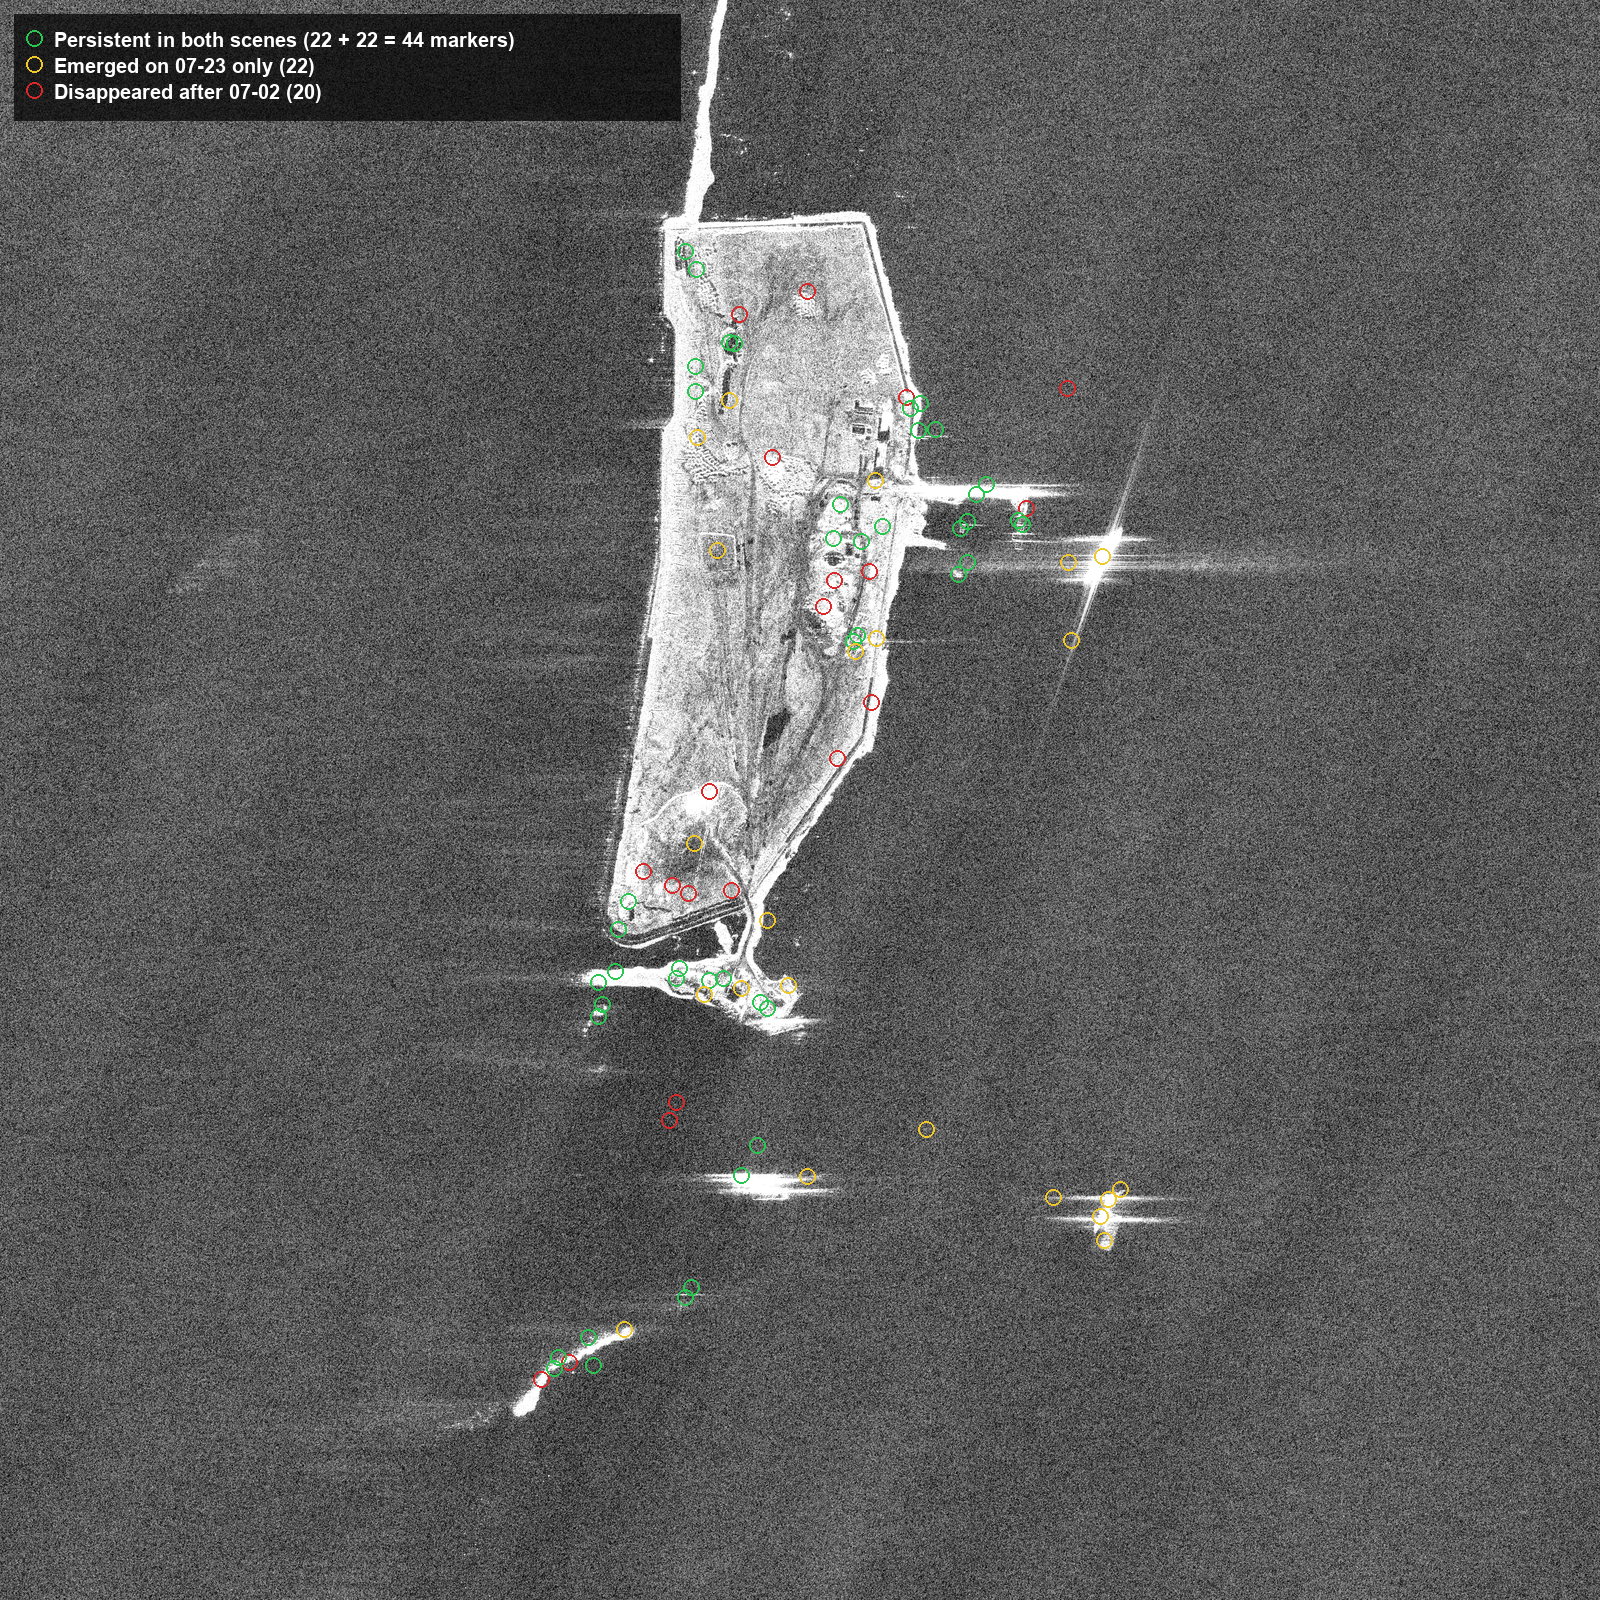

This figure's Python source:
"""Tennent 07-02 → 07-23 temporal persistence analysis.

Direct spatial matching between two single-timestamp VLM detection sets —
NOT the fusion tracker.  Tracker's EKF prediction over 21-day dt would
produce scene-wide covariance and a gate that admits nearly any match.
Direct matching at a calibrated radius (50 m, sized for VLM bbox uncertainty)
is the honest tool for this specific analysis.

Classifies each of the 42 + 44 = 86 observations into:
  PERSISTENT_07-02: 07-02 obs with a 07-23 match within 50 m
  PERSISTENT_07-23: 07-23 obs with a 07-02 match within 50 m (reciprocal)
  EMERGED:          07-23 obs with no 07-02 match within 50 m
  DISAPPEARED:      07-02 obs with no 07-23 match within 50 m

One-to-many handling: scipy linear_sum_assignment with distance-or-BIG cost
produces a global minimum-total-distance pairing within the 50 m gate.
When two 07-02 obs are both within 50 m of one 07-23 obs, the assignment
picks the closer pair; the other 07-02 obs becomes DISAPPEARED.

Outputs (diagnostic, uncommitted):
  data/processed/vlm_detections/tennent_temporal_comparison.parquet
  day0/scratch/tennent_temporal_comparison_summary.md
  day0/scratch/tennent_temporal_comparison.png
"""
from __future__ import annotations

import json
import sys
from datetime import date, datetime
from pathlib import Path

REPO_ROOT = Path(__file__).resolve().parents[2]
sys.path.insert(0, str(REPO_ROOT / "src"))

import duckdb  # noqa: E402
import numpy as np  # noqa: E402
import pyarrow as pa  # noqa: E402
import pyarrow.parquet as pq  # noqa: E402
from PIL import Image, ImageDraw  # noqa: E402
from pyproj import Geod  # noqa: E402
from scipy.optimize import linear_sum_assignment  # noqa: E402


OUT_PQ = REPO_ROOT / "data/processed/vlm_detections/tennent_temporal_comparison.parquet"
OUT_MD = REPO_ROOT / "day0/scratch/tennent_temporal_comparison_summary.md"
OUT_PNG = REPO_ROOT / "day0/scratch/tennent_temporal_comparison.png"

PQ_0702 = REPO_ROOT / "data/processed/vlm_detections/position.parquet"
PQ_0723 = REPO_ROOT / "data/processed/vlm_detections/tennent_20230723_position.parquet"

SCENE_0723_DIR = (
    REPO_ROOT
    / "data/raw/umbra/sar-data/tasks/ship_detection_testdata"
    / "a9fceda5-7fa5-4849-b76b-dd6d7a50dae9/2023-07-23-14-02-49_UMBRA-05"
)
SCENE_0723_GEC = SCENE_0723_DIR / "2023-07-23-14-02-49_UMBRA-05_GEC.tif"

MATCH_RADIUS_M = 50.0
_BIG_COST = 1.0e9
_GEOD = Geod(ellps="WGS84")


# ---------------------------------------------------------------------------


def load_obs(pq_path: Path, scene_label: str) -> list[dict]:
    """Load observations from a VLM parquet as plain dicts (not PositionObservation)."""
    rows = duckdb.execute(
        f"SELECT * FROM read_parquet('{pq_path.as_posix()}')"
    ).fetchall()
    cols = [c[0] for c in duckdb.execute(
        f"DESCRIBE SELECT * FROM read_parquet('{pq_path.as_posix()}')"
    ).fetchall()]
    out = []
    for r in rows:
        d = dict(zip(cols, r))
        d["__scene"] = scene_label
        out.append(d)
    return out


def geodetic_dist_m(lat_a: float, lon_a: float, lat_b: float, lon_b: float) -> float:
    _, _, dist = _GEOD.inv(lon_a, lat_a, lon_b, lat_b)
    return float(dist)


def build_cost_matrix(set_a: list[dict], set_b: list[dict]) -> np.ndarray:
    """C[i, j] = geodetic distance (m) if <= MATCH_RADIUS_M, else _BIG_COST."""
    n, m = len(set_a), len(set_b)
    C = np.full((n, m), _BIG_COST, dtype=float)
    for i, a in enumerate(set_a):
        for j, b in enumerate(set_b):
            d = geodetic_dist_m(a["lat"], a["lon"], b["lat"], b["lon"])
            if d <= MATCH_RADIUS_M:
                C[i, j] = d
    return C


def assign_pairs(cost: np.ndarray) -> list[tuple[int, int, float]]:
    """Return (i, j, distance) pairs that survived the gate."""
    if cost.size == 0:
        return []
    row_idx, col_idx = linear_sum_assignment(cost)
    out = []
    for i, j in zip(row_idx, col_idx):
        d = cost[i, j]
        if d < _BIG_COST:
            out.append((int(i), int(j), float(d)))
    return out


# ---------------------------------------------------------------------------


def classify_and_output() -> dict:
    set_0702 = load_obs(PQ_0702, "07-02")
    set_0723 = load_obs(PQ_0723, "07-23")
    print(f"  07-02: {len(set_0702)} obs")
    print(f"  07-23: {len(set_0723)} obs")

    cost = build_cost_matrix(set_0702, set_0723)
    pairs = assign_pairs(cost)
    print(f"  assignments within {MATCH_RADIUS_M} m: {len(pairs)}")

    paired_i = {i: (j, d) for i, j, d in pairs}
    paired_j = {j: (i, d) for i, j, d in pairs}

    rows: list[dict] = []
    for i, a in enumerate(set_0702):
        if i in paired_i:
            j, d = paired_i[i]
            match_obs = set_0723[j]
            cat = "PERSISTENT_07-02"
            match_id = match_obs["obs_id"]
            match_d = d
        else:
            cat = "DISAPPEARED"
            match_id = None
            match_d = None
        rows.append({
            "obs_id": a["obs_id"],
            "scene": a["__scene"],
            "category": cat,
            "match_obs_id": match_id,
            "match_distance_m": match_d,
            "lat": a["lat"],
            "lon": a["lon"],
            "classification_conf": a["classification_conf"],
            "bbox_x1": a.get("bbox_x1"), "bbox_y1": a.get("bbox_y1"),
            "bbox_x2": a.get("bbox_x2"), "bbox_y2": a.get("bbox_y2"),
            "detector_reasoning": a.get("detector_reasoning"),
        })
    for j, b in enumerate(set_0723):
        if j in paired_j:
            i, d = paired_j[j]
            match_obs = set_0702[i]
            cat = "PERSISTENT_07-23"
            match_id = match_obs["obs_id"]
            match_d = d
        else:
            cat = "EMERGED"
            match_id = None
            match_d = None
        rows.append({
            "obs_id": b["obs_id"],
            "scene": b["__scene"],
            "category": cat,
            "match_obs_id": match_id,
            "match_distance_m": match_d,
            "lat": b["lat"],
            "lon": b["lon"],
            "classification_conf": b["classification_conf"],
            "bbox_x1": b.get("bbox_x1"), "bbox_y1": b.get("bbox_y1"),
            "bbox_x2": b.get("bbox_x2"), "bbox_y2": b.get("bbox_y2"),
            "detector_reasoning": b.get("detector_reasoning"),
        })

    # Write parquet
    OUT_PQ.parent.mkdir(parents=True, exist_ok=True)
    if OUT_PQ.exists():
        OUT_PQ.unlink()
    table = pa.Table.from_pylist(rows)
    pq.write_table(table, OUT_PQ)
    print(f"  wrote {OUT_PQ.relative_to(REPO_ROOT)} ({OUT_PQ.stat().st_size/1024:.1f} KB)")

    return {
        "rows": rows,
        "set_0702": set_0702,
        "set_0723": set_0723,
        "pairs": pairs,
    }


def render_overlay(result: dict) -> None:
    """Render categorized observations over the 2023-07-23 AOI scene."""
    from custody.detection.sar_common import crop_to_aoi, latlon_to_pixel, read_geotiff

    # Load + crop the 07-23 scene the same way scripts/07_detect_vlm_tennent_0723.py did.
    with open(SCENE_0723_DIR / "2023-07-23-14-02-49_UMBRA-05_METADATA.json") as f:
        meta = json.load(f)
    center = meta["collects"][0]["sceneCenterPointLla"]["coordinates"]
    target_lon, target_lat = center[0], center[1]
    img, transform, crs_wkt = read_geotiff(SCENE_0723_GEC)
    cropped, aoi_transform, bounds = crop_to_aoi(
        img, transform, target_lat, target_lon, crs_wkt, box_half_km=1.0,
    )
    del img  # free ~137 MB

    # p2-p98 stretch; downsample to 1600 for display
    valid = cropped[cropped > 0]
    lo, hi = np.percentile(valid, [2, 98])
    stretched = np.clip((cropped.astype(np.float32) - lo) / max(hi - lo, 1e-6), 0.0, 1.0)
    img8 = (stretched * 255).astype(np.uint8)
    del stretched

    thumb = 1600
    H, W = cropped.shape[:2]
    scale = thumb / max(H, W)
    sw, sh = int(round(W * scale)), int(round(H * scale))
    pil = Image.fromarray(img8, mode="L").resize((sw, sh), Image.LANCZOS).convert("RGB")
    del img8
    draw = ImageDraw.Draw(pil)

    color = {
        "PERSISTENT_07-02": (40, 200, 80),    # green
        "PERSISTENT_07-23": (40, 200, 80),
        "EMERGED":          (240, 200, 40),   # yellow
        "DISAPPEARED":      (220, 40, 40),    # red
    }
    marker_radius = 8
    marker_width = 2
    # Render DISAPPEARED first (bottom), then PERSISTENT (middle), then EMERGED on top,
    # so late scenes drawing order puts the "new" markers visibly above the "fixed" ones.
    order = ["DISAPPEARED", "PERSISTENT_07-02", "PERSISTENT_07-23", "EMERGED"]
    by_cat: dict = {c: [] for c in order}
    for r in result["rows"]:
        by_cat[r["category"]].append(r)

    # Count for legend
    counts = {c: len(by_cat[c]) for c in by_cat}

    for cat in order:
        for r in by_cat[cat]:
            cy_aoi, cx_aoi = latlon_to_pixel(r["lat"], r["lon"], aoi_transform, crs_wkt)
            sx = cx_aoi * scale
            sy = cy_aoi * scale
            draw.ellipse(
                (sx - marker_radius, sy - marker_radius, sx + marker_radius, sy + marker_radius),
                outline=color[cat], width=marker_width,
            )

    # Legend
    legend_items = [
        (f"Persistent in both scenes ({counts['PERSISTENT_07-02']} + {counts['PERSISTENT_07-23']} = "
         f"{counts['PERSISTENT_07-02'] + counts['PERSISTENT_07-23']} markers)", color["PERSISTENT_07-02"]),
        (f"Emerged on 07-23 only ({counts['EMERGED']})", color["EMERGED"]),
        (f"Disappeared after 07-02 ({counts['DISAPPEARED']})", color["DISAPPEARED"]),
    ]
    pad = 14
    lh = 26
    # Semi-opaque black box behind legend
    legend_box_h = pad * 2 + lh * len(legend_items)
    overlay = Image.new("RGBA", pil.size, (0, 0, 0, 0))
    overlay_draw = ImageDraw.Draw(overlay)
    overlay_draw.rectangle([(14, 14), (680, 14 + legend_box_h)], fill=(0, 0, 0, 180))
    pil = Image.alpha_composite(pil.convert("RGBA"), overlay).convert("RGB")
    draw = ImageDraw.Draw(pil)
    try:
        from PIL import ImageFont
        font = ImageFont.truetype("arialbd.ttf", 20)
    except OSError:
        font = None
    y = 14 + pad
    for text, col in legend_items:
        draw.ellipse((26, y + 2, 26 + 16, y + 2 + 16), outline=col, width=2)
        draw.text((54, y), text, fill=(255, 255, 255), font=font)
        y += lh

    pil.save(OUT_PNG, optimize=True)
    print(f"  wrote {OUT_PNG.relative_to(REPO_ROOT)} ({OUT_PNG.stat().st_size/1024:.1f} KB)")


def write_summary(result: dict) -> None:
    rows = result["rows"]
    counts = {"PERSISTENT_07-02": 0, "PERSISTENT_07-23": 0, "EMERGED": 0, "DISAPPEARED": 0}
    for r in rows:
        counts[r["category"]] += 1

    dists = [r["match_distance_m"] for r in rows if r["match_distance_m"] is not None]
    mean_d = float(np.mean(dists)) if dists else float("nan")
    max_d = float(np.max(dists)) if dists else float("nan")
    min_d = float(np.min(dists)) if dists else float("nan")

    # Spatial distribution — lat/lon bounds for each category.
    def bbox_of(cat: str) -> str:
        rs = [r for r in rows if r["category"] == cat]
        if not rs:
            return "(none)"
        lats = [r["lat"] for r in rs]
        lons = [r["lon"] for r in rs]
        return (f"lat [{min(lats):.6f}, {max(lats):.6f}], "
                f"lon [{min(lons):.6f}, {max(lons):.6f}]")

    pct_persistent_of_0702 = counts["PERSISTENT_07-02"] / 42 * 100 if 42 else 0
    pct_persistent_of_0723 = counts["PERSISTENT_07-23"] / 44 * 100 if 44 else 0

    md = f"""# Tennent 07-02 → 07-23 temporal persistence analysis

*Diagnostic output from `day0/scratch/tennent_temporal_comparison.py`.  No new code in `src/`; no fusion-tracker integration per the Week-3 design decision (ADR-0017).*

Generated {datetime.utcnow().isoformat()} UTC.

## Method

Direct spatial matching between 07-02 and 07-23 VLM detection sets.  Pairing is
computed via `scipy.optimize.linear_sum_assignment` on a cost matrix where
`C[i, j]` is the geodetic distance in meters (pyproj.Geod WGS84) between
07-02 observation `i` and 07-23 observation `j`, gated at **50 m**.  Entries
beyond the gate receive a `_BIG_COST` sentinel; Hungarian returns the
minimum-total-distance pairing subject to the constraint.

The 50 m threshold is sized for VLM bbox uncertainty per Phase D.5 findings —
Claude's bounding boxes are loose enough that per-hull localization is
approximate at the ~tens of meters scale.  50 m is slightly larger than the
observed bbox centroid jitter across repeated VLM calls on the same tile.

## Aggregate counts

| category | count | % of scene total |
|---|---:|---:|
| PERSISTENT_07-02 (07-02 obs with 07-23 match ≤ 50 m) | {counts['PERSISTENT_07-02']} | {pct_persistent_of_0702:.1f}% of 42 |
| PERSISTENT_07-23 (reciprocal) | {counts['PERSISTENT_07-23']} | {pct_persistent_of_0723:.1f}% of 44 |
| EMERGED (07-23 with no 07-02 match) | {counts['EMERGED']} | {counts['EMERGED']/44*100:.1f}% of 44 |
| DISAPPEARED (07-02 with no 07-23 match) | {counts['DISAPPEARED']} | {counts['DISAPPEARED']/42*100:.1f}% of 42 |

Persistent pair count (should be equal on both sides): {counts['PERSISTENT_07-02']} = {counts['PERSISTENT_07-23']}
{"✓ balanced" if counts['PERSISTENT_07-02'] == counts['PERSISTENT_07-23'] else "⚠ mismatch — check one-to-many handling"}

## Match distance distribution

Across the {counts['PERSISTENT_07-02']} persistent pairs:

- min: {min_d:.2f} m
- mean: {mean_d:.2f} m
- max: {max_d:.2f} m

Well below the 50 m gate, suggesting the matches are genuine co-location rather than gate-saturated approximations.

## Spatial distribution

- PERSISTENT_07-02: {bbox_of("PERSISTENT_07-02")}
- PERSISTENT_07-23: {bbox_of("PERSISTENT_07-23")}
- EMERGED:         {bbox_of("EMERGED")}
- DISAPPEARED:     {bbox_of("DISAPPEARED")}

(Both Tennent AOIs are centered on (8.8557°N, 114.6651°E) with ±0.009° half-width.)

## Honest caveats

1. **Two timestamps is the minimum for "persistence" to mean anything.**  A target appearing in both scenes could be a long-moored vessel that happens to be there both days, a fixed infrastructure element, or the same vessel returning coincidentally.  This analysis distinguishes "spatially consistent across the 21-day interval" from "only in one scene," not "vessel vs infrastructure."
2. **Persistent ≠ fixed infrastructure.**  Conflating the two would overclaim.  A persistent detection near the reclamation structure is *more likely* infrastructure than a persistent detection in open water, but nothing here is ground truth.
3. **The 50 m threshold is calibrated for VLM bbox uncertainty, not per-hull localization.**  A per-hull coordinate-accuracy threshold would be tens of meters in X-band SAR at 0.34 m/pixel; VLM bbox centroid jitter is the dominant error source here.  Different detector outputs (e.g., YOLO or CFAR point centroids) would warrant different thresholds.
4. **Coordinate transforms are honest.**  Both scenes went through the same `sar_common.crop_to_aoi` + `pixel_to_latlon` path that was validated in Phase F.5.  Pixel-size difference between scenes (0.342 vs 0.332 m/px, documented in the 07-23 README) is absorbed by the geodetic distance calculation; we're not comparing pixel coordinates across scenes.
5. **Greedy global assignment, not mutual-nearest-neighbor.**  Hungarian minimum-cost matching under a hard gate will pair a 07-02 obs with its *globally-best* 07-23 partner even if an asymmetric-mutual-nearest rule would have left it unmatched.  For pairs well below 50 m the two approaches agree; near the gate boundary they can differ.

## Artifacts

- Parquet: `data/processed/vlm_detections/tennent_temporal_comparison.parquet` (86 rows, one per observation)
- Overlay image: `day0/scratch/tennent_temporal_comparison.png` (1600-side thumbnail over 07-23 AOI)
- This document: `day0/scratch/tennent_temporal_comparison_summary.md`
"""
    OUT_MD.write_text(md, encoding="utf-8")
    print(f"  wrote {OUT_MD.relative_to(REPO_ROOT)} ({OUT_MD.stat().st_size/1024:.1f} KB)")


def main() -> None:
    print("Phase 1: load + classify...")
    result = classify_and_output()

    print("\nPhase 2: render overlay...")
    try:
        render_overlay(result)
    except Exception as e:
        print(f"  overlay failed: {type(e).__name__}: {e}")

    print("\nPhase 3: write summary...")
    write_summary(result)

    # Print a terse summary
    cats = {"PERSISTENT_07-02": 0, "PERSISTENT_07-23": 0, "EMERGED": 0, "DISAPPEARED": 0}
    for r in result["rows"]:
        cats[r["category"]] += 1
    print("\n=== DONE ===")
    for k, v in cats.items():
        print(f"  {k}: {v}")


if __name__ == "__main__":
    main()
